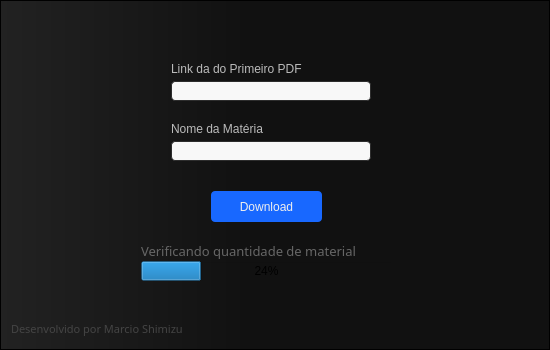
<?xml version="1.0" encoding="UTF-8"?>
<ui version="4.0">
 <class>Form</class>
 <widget class="QWidget" name="Form">
  <property name="geometry">
   <rect>
    <x>0</x>
    <y>0</y>
    <width>550</width>
    <height>350</height>
   </rect>
  </property>
  <property name="minimumSize">
   <size>
    <width>550</width>
    <height>350</height>
   </size>
  </property>
  <property name="maximumSize">
   <size>
    <width>550</width>
    <height>350</height>
   </size>
  </property>
  <property name="windowTitle">
   <string>Form</string>
  </property>
  <property name="autoFillBackground">
   <bool>false</bool>
  </property>
  <property name="styleSheet">
   <string notr="true">background-color: qlineargradient(spread:pad, x1:0, y1:0, x2:1, y2:0, stop:0 #222, stop:0.45 #111);</string>
  </property>
  <layout class="QVBoxLayout" name="verticalLayout">
   <property name="leftMargin">
    <number>0</number>
   </property>
   <property name="topMargin">
    <number>0</number>
   </property>
   <property name="rightMargin">
    <number>0</number>
   </property>
   <property name="bottomMargin">
    <number>0</number>
   </property>
   <item>
    <widget class="QFrame" name="close">
     <property name="styleSheet">
      <string notr="true"/>
     </property>
     <property name="frameShape">
      <enum>QFrame::StyledPanel</enum>
     </property>
     <property name="frameShadow">
      <enum>QFrame::Raised</enum>
     </property>
     <layout class="QHBoxLayout" name="horizontalLayout">
      <property name="leftMargin">
       <number>0</number>
      </property>
      <property name="topMargin">
       <number>0</number>
      </property>
      <property name="rightMargin">
       <number>0</number>
      </property>
      <property name="bottomMargin">
       <number>0</number>
      </property>
      <item>
       <widget class="QFrame" name="frame_2">
        <property name="minimumSize">
         <size>
          <width>350</width>
          <height>0</height>
         </size>
        </property>
        <property name="maximumSize">
         <size>
          <width>550</width>
          <height>16777215</height>
         </size>
        </property>
        <property name="styleSheet">
         <string notr="true">background: transparent;</string>
        </property>
        <property name="frameShape">
         <enum>QFrame::StyledPanel</enum>
        </property>
        <property name="frameShadow">
         <enum>QFrame::Raised</enum>
        </property>
        <widget class="QLabel" name="label_2">
         <property name="geometry">
          <rect>
           <x>170</x>
           <y>120</y>
           <width>104</width>
           <height>16</height>
          </rect>
         </property>
         <property name="styleSheet">
          <string notr="true">color: #bbb</string>
         </property>
         <property name="text">
          <string>Nome da Matéria</string>
         </property>
        </widget>
        <widget class="QLabel" name="label">
         <property name="geometry">
          <rect>
           <x>170</x>
           <y>60</y>
           <width>145</width>
           <height>16</height>
          </rect>
         </property>
         <property name="styleSheet">
          <string notr="true">color: #bbb</string>
         </property>
         <property name="text">
          <string>Link da do Primeiro PDF</string>
         </property>
        </widget>
        <widget class="QLineEdit" name="lineEdit">
         <property name="geometry">
          <rect>
           <x>170</x>
           <y>80</y>
           <width>200</width>
           <height>20</height>
          </rect>
         </property>
         <property name="maximumSize">
          <size>
           <width>200</width>
           <height>20</height>
          </size>
         </property>
         <property name="styleSheet">
          <string notr="true">background:rgb(248, 248, 248) ;
border: 1px solid rgb(45, 45, 45);
border-radius: 4px</string>
         </property>
        </widget>
        <widget class="QProgressBar" name="progressBar">
         <property name="geometry">
          <rect>
           <x>140</x>
           <y>260</y>
           <width>251</width>
           <height>20</height>
          </rect>
         </property>
         <property name="value">
          <number>24</number>
         </property>
        </widget>
        <widget class="QPushButton" name="pushButton">
         <property name="geometry">
          <rect>
           <x>210</x>
           <y>190</y>
           <width>111</width>
           <height>31</height>
          </rect>
         </property>
         <property name="maximumSize">
          <size>
           <width>120</width>
           <height>40</height>
          </size>
         </property>
         <property name="styleSheet">
          <string notr="true">QPushButton {
color: #eee; 
background: rgb(24, 104, 255); 
border-radius: 4px;
}
   
QPushButton:hover
{
background: #000;

}
QPushButton:pressed
{
    background: rgb(58, 59, 160);
}</string>
         </property>
         <property name="text">
          <string>Download</string>
         </property>
        </widget>
        <widget class="QLineEdit" name="lineEdit_2">
         <property name="geometry">
          <rect>
           <x>170</x>
           <y>140</y>
           <width>200</width>
           <height>20</height>
          </rect>
         </property>
         <property name="maximumSize">
          <size>
           <width>200</width>
           <height>20</height>
          </size>
         </property>
         <property name="styleSheet">
          <string notr="true">background:rgb(248, 248, 248) ;
border: 1px solid rgb(45, 45, 45);
border-radius: 4px</string>
         </property>
        </widget>
        <widget class="QLabel" name="label_3">
         <property name="geometry">
          <rect>
           <x>140</x>
           <y>240</y>
           <width>271</width>
           <height>20</height>
          </rect>
         </property>
         <property name="font">
          <font>
           <family>Arial Hebrew Scholar</family>
           <pointsize>10</pointsize>
          </font>
         </property>
         <property name="styleSheet">
          <string notr="true">color: #666</string>
         </property>
         <property name="text">
          <string>Verificando quantidade de material</string>
         </property>
        </widget>
        <widget class="QLabel" name="label_4">
         <property name="geometry">
          <rect>
           <x>10</x>
           <y>320</y>
           <width>251</width>
           <height>16</height>
          </rect>
         </property>
         <property name="font">
          <font>
           <family>Arial Hebrew Scholar</family>
           <pointsize>8</pointsize>
          </font>
         </property>
         <property name="styleSheet">
          <string notr="true">color: #444</string>
         </property>
         <property name="text">
          <string>Desenvolvido por Marcio Shimizu</string>
         </property>
        </widget>
       </widget>
      </item>
     </layout>
    </widget>
   </item>
  </layout>
 </widget>
 <resources/>
 <connections/>
</ui>
